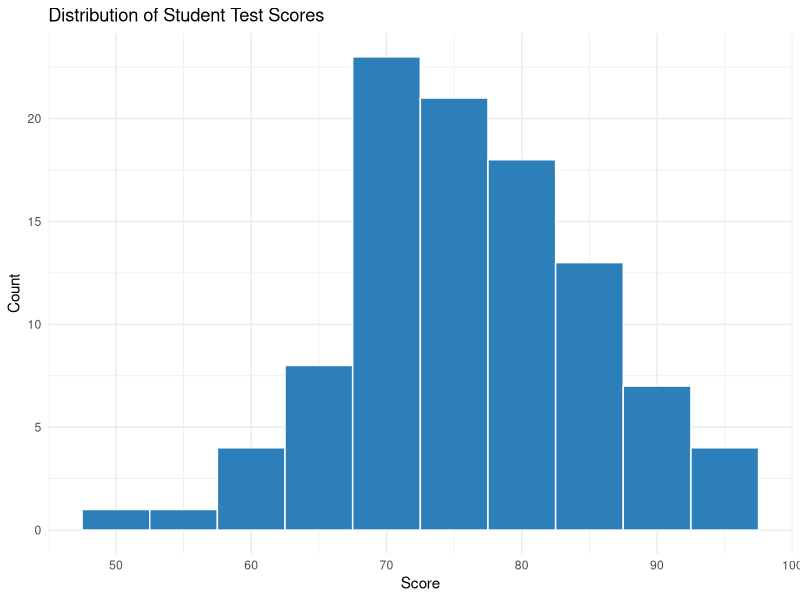

Write the R code that produced this figure.
## ---- chunk 1
x <- 123

## ---- chunk 2
library(tidyverse)

set.seed(123)

df_scores <- tibble(
  student_id = 1:100,
  score = round(rnorm(100, mean = 75, sd = 10))
) |> 
  mutate(score = pmin(pmax(score, 0), 100))  # clamp to [0,100]

hist_plot <- ggplot(df_scores, aes(x = score)) +
  geom_histogram(binwidth = 5, color = "white", fill = "#2c7fb8") +
  labs(title = "Distribution of Student Test Scores", x = "Score", y = "Count") +
  theme_minimal()

hist_plot
df_scores

## ---- chunk 3


library(dplyr)

df_scores |>
  filter(
    score > 75
  )
  
